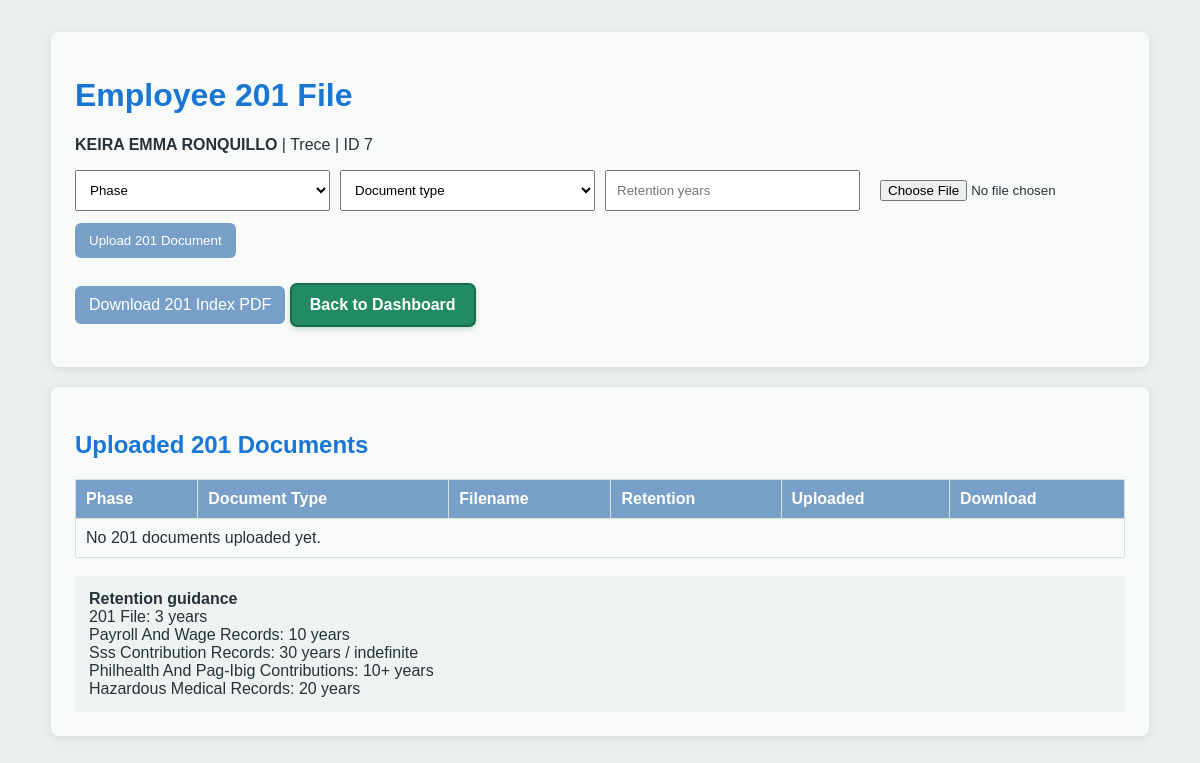
Screenshot of /admin/employee_201/7/documents (signed in) with the database file from the repository.
### models.py (models this page shows, shortened)
class Employee(db.Model, UserMixin):
    __tablename__ = "employees"   # ✅ important para tugma sa foreign keys
    id = db.Column(db.Integer, primary_key=True)
    first_name = db.Column(db.String(50))
    middle_name = db.Column(db.String(50))
    last_name = db.Column(db.String(50))
    suffix_name = db.Column(db.String(20))
    dob = db.Column(db.Date, nullable=True)
    role = db.Column(db.String(20))          # Staff/Admin/Employee
    company = db.Column(db.String(50))       # Trece-Uno / Auto Expert
    email = db.Column(db.String(100))        # not unique
    contact_no = db.Column(db.String(20))
    password = db.Column(db.String(200))
    profile_pic = db.Column(db.String(200))
    registered_at = db.Column(db.DateTime, default=datetime.utcnow, nullable=True)
    address = db.Column(db.String(200))
    date_started = db.Column(db.Date)
    sss = db.Column(db.String(50))
    philhealth = db.Column(db.String(50))
    tin = db.Column(db.String(50))
    pagibig = db.Column(db.String(50))
    emergency_person = db.Column(db.String(100))
    emergency_contact = db.Column(db.String(100))
    emergency_address = db.Column(db.String(200))
    sil_credits = db.Column(db.Integer, default=5)
    sil_eligible = db.Column(db.Boolean, nullable=False, default=True)
    merit_points = db.Column(db.Integer, default=0)
    demerit_points = db.Column(db.Integer, default=0)
    daily_rate = db.Column(db.Float, default=695.0)
    allowance = db.Column(db.Float, default=0.0)
    incentives = db.Column(db.Float, default=0.0)
    loan_balance = db.Column(db.Float, default=0.0)
    sl_credits = db.Column(db.Integer, default=5)
    attendances = db.relationship("Attendance", back_populates="employee", lazy=True)
    leave_requests = db.relationship("LeaveRequest", backref="employee", lazy=True)
    loans = db.relationship("Loan", backref="employee", lazy=True)
    payrolls = db.relationship("Payroll", backref="employee", lazy=True)
    redemptions = db.relationship("RedemptionHistory", backref="employee", lazy=True)

### hris.py (the view, shortened to what this page needs)
@app.route('/admin/employee_201/<int:employee_id>/documents', methods=['GET', 'POST'])
@login_required
def employee_201_documents(employee_id):
    is_admin = 'admin' in current_user.role.lower()
    if not is_admin and current_user.id != employee_id:
        return 'Access denied', 403
    employee = Employee.query.get_or_404(employee_id)
    documents = EmployeeDocument.query.filter_by(employee_id=employee_id).order_by(EmployeeDocument.uploaded_at.desc()).all()
    retention_guidance = {
        '201 file': '3 years',
        'payroll and wage records': '10 years',
        'sss contribution records': '30 years / indefinite',
        'philhealth and pag-ibig contributions': '10+ years',
        'hazardous medical records': '20 years'
    }
    return render_template(
        'employee_201_documents.html',
        employee=employee,
        documents=documents,
        retention_guidance=retention_guidance,
        can_manage_documents=is_admin
    )

### hris.py (called while the page is built, shortened)
@login_manager.user_loader
def load_user(user_id):
    return db.session.get(Employee, int(user_id))

@app.before_request
def check_authentication():
    exempt_routes = ['login', 'register', 'static']
    if not current_user.is_authenticated and request.endpoint not in exempt_routes:
        return redirect(url_for('login'))

@app.before_request
def check_lunch_resume():
    now = datetime.now()

### templates/employee_201_documents.html (shortened to what this page needs)
<!DOCTYPE html>
<html lang="en">
<head>
    <link rel="stylesheet" href="{{ url_for('static', filename='soft_theme.css') }}">
</head>
<body>
    <main class="card">
        <h1>Employee 201 File</h1>
        <p><strong>{{ employee.first_name }} {{ employee.last_name }}</strong> | {{ employee.company }} | ID {{ employee.id }}</p>
        {% if can_manage_documents %}
        <form method="POST" enctype="multipart/form-data">
            <div class="form-grid">
                <select name="phase" required><option value="">Phase</option><option value="pre-employment">Pre-Employment</option><option value="employment">Employment</option><option value="separation">Separation</option></select>
                <select name="document_type" required>
                    <option value="">Document type</option>
                </select>
                <input type="number" name="retention_years" min="0" placeholder="Retention years">
                <input type="file" name="document" accept="image/jpeg,image/png,image/webp,application/pdf" required>
            </div>
            <button type="submit" class="btn">Upload 201 Document</button>
        </form>
        {% endif %}
        <p><a class="btn" href="{{ url_for('employee_201_pdf', employee_id=employee.id) }}">Download 201 Index PDF</a> <a class="dashboard-back-link" href="{{ url_for('dashboard_admin') }}">Back to Dashboard</a></p>
    </main>
    <section class="card">
        <h2>Uploaded 201 Documents</h2>
        <table><thead><tr><th>Phase</th><th>Document Type</th><th>Filename</th><th>Retention</th><th>Uploaded</th><th>Download</th></tr></thead><tbody>
        {% for document in documents %}<tr><td>{{ document.phase }}</td><td>{{ document.document_type }}</td><td>{{ document.original_filename }}</td><td>{{ document.retention_years or 'N/A' }} years</td><td>{{ document.uploaded_at.strftime('%Y-%m-%d') if document.uploaded_at else 'N/A' }}</td><td><a class="btn" href="{{ url_for('download_employee_document', document_id=document.id) }}">Download</a></td></tr>
        {% else %}<tr><td colspan="6">No 201 documents uploaded yet.</td></tr>{% endfor %}
        </tbody></table>
        <div class="guidance"><strong>Retention guidance</strong>{% for label, years in retention_guidance.items() %}<div>{{ label.title() }}: {{ years }}</div>{% endfor %}</div>
    </section>
</body>
</html>

### static/soft_theme.css (style rules this page uses)
body { background-color: #e9efed !important; color: #263238; }
.dashboard-back-link { display: inline-flex; align-items: center; gap: 8px; padding: 11px 18px; border: 2px solid #176b4d; border-radius: 7px; background: #238b63; color: #ffffff !important; font-weight: 700; text-decoration: none !important; box-shadow: 0 2px 5px rgba(23, 107, 77, 0.24); transition: background-color 0.2s ease, transform 0.2s ease; }
.card, .section, .profile, .profile-card, .tab-content, .payslip-card, form { background-color: #f8faf9; }

### templates/employee_201_documents.html (style rules this page uses)
body { font-family: Arial, sans-serif; padding: 24px; color: #263238; }
.card { max-width: 1050px; margin: 0 auto 20px; padding: 24px; background: #f8faf9; border-radius: 8px; box-shadow: 0 2px 8px rgba(0,0,0,.08); }
h1, h2 { color: #1976d2; }
.form-grid { display: grid; grid-template-columns: 1fr 1fr 1fr 1fr; gap: 10px; }
input, select { box-sizing: border-box; width: 100%; padding: 10px; }
.btn { display: inline-block; padding: 10px 14px; margin-top: 12px; border: 0; border-radius: 6px; background: #789fc7; color: #fff; text-decoration: none; cursor: pointer; }
table { width: 100%; border-collapse: collapse; margin-top: 18px; }
th, td { border: 1px solid #d8e0dc; padding: 10px; text-align: left; }
th { background: #789fc7; color: #fff; }
.guidance { background: #eef3f1; padding: 14px; margin-top: 18px; }

### rows the page displays
Employee: first_name "KEIRA EMMA", last_name "RONQUILLO", company "Trece", id "7"

### other values shown
{{ label.title() }} "201 File" "Payroll And Wage Records" "Sss Contribution Records" "Philhealth And Pag-Ibig Contributions" "Hazardous Medical Records"
{{ years }} "3 years" "10 years" "30 years / indefinite" "10+ years" "20 years"
